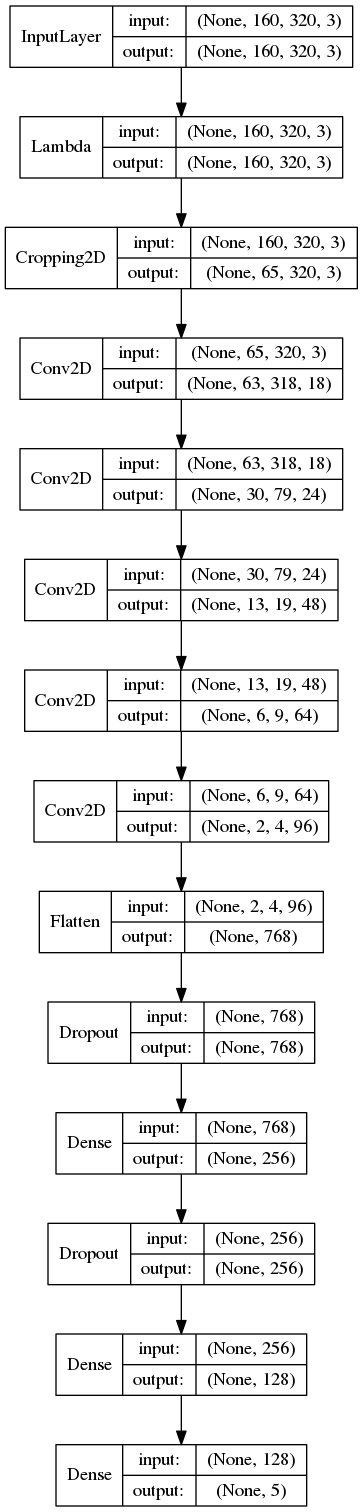

This chart was generated by the following Python code:
import csv
import itertools
import numpy as np
from skimage import io

def read_data(filename, skip_header = False):
    with open(filename) as csvfile:
        datareader = csv.reader(csvfile)
        
        if skip_header:
            next(datareader)
            
        for row in datareader:
            yield row

def look_ahead(A, num = 5): 
    """
    This will return a vector of the next 5 for each value
    """
    length = len(A)
    return np.dstack([A[i:length-num+i] for i in range(0, num)])[0]

def get_data(data_dir = "./data/", skip_header = False, split=0.8):
    """
    Load the data, augment the steering angle (see 'look_ahead'), and shuffle
    """
    # params
    log_path = data_dir + "driving_log.csv"
    
    def load_image(name):
        filename = name.split('/')[-1]
        current_path = data_dir + "IMG/" + filename
        return io.imread(current_path)
            
    rows = np.array([(load_image(row[0]), load_image(row[1]), load_image(row[2]), float(row[3])) for row in read_data(log_path, skip_header)])
    S = look_ahead([row[3] for row in rows])
    
    train_len = int(split * len(S))
    perms = np.random.permutation(len(S))
    
    return (rows[perms[0:train_len]], S[perms[0:train_len]]), (rows[perms[train_len:]], S[perms[train_len:]])
    
def generate_data(data, batch_size = 128, correction = 0.21, train = True):
    """
    generator for the data
    """
    t, v = data
    if train:
        rows, S = t
    else:
        rows, S = v
        
    images = []
    measurements = []
    
    for i in range(len(rows)):
        row = rows[i]
        steering_center = S[i]
        # create adjusted steering measurements for the side camera images
        steering_left = steering_center + correction
        steering_right = steering_center - correction

        steerings = [steering_center, steering_left, steering_right]

        for p in range(3):
            image = row[p]
            measurement = steerings[p]
            # original image
            images.append(image)
            measurements.append(measurement)

            if len(images) % batch_size == 0 and len(images) > 0:
                yield np.array(images), np.array(measurements)
                images = []
                measurements = []

            # flipped image
            flipped_image = np.fliplr(image)
            images.append(flipped_image)
            measurements.append(-measurement)

            if len(images) % batch_size == 0 and len(images) > 0:
                yield np.array(images), np.array(measurements)
                images = []
                measurements = []

def combine(*generators):
    for generator in generators:
        for res in generator:
            yield res
                    
from keras.models import Sequential
from keras.layers import Flatten, Dense, Lambda, Dropout
from keras.layers import Conv2D, Cropping2D
from keras.optimizers import Adam

model = Sequential()

# normalization and cropping
model.add(Lambda(lambda x: x / 127.5 - 1.0, input_shape=(160,320,3))) # normalization
model.add(Cropping2D(cropping=((70,25), (0,0))))

# convolution
model.add(Conv2D(18, (3,3), padding="valid", activation="elu", use_bias=False))
model.add(Conv2D(24, (5,5), strides=(2, 4), padding="valid", activation="elu", use_bias=False))
model.add(Conv2D(48, (5,5), strides=(2, 4), padding="valid", activation="elu", use_bias=False))
model.add(Conv2D(64, (3,3), strides=(2, 2), padding="valid", activation="elu", use_bias=False))
model.add(Conv2D(96, (3,3), strides=(2, 2), padding="valid", activation="elu", use_bias=False))

# final
model.add(Flatten())
model.add(Dropout(0.2))
model.add(Dense(256, activation='elu', use_bias=False))
model.add(Dropout(0.5))
model.add(Dense(128, activation='elu', use_bias=False))
model.add(Dense(5, use_bias=False))

# compile model.
model.compile(loss="mse", optimizer=Adam(lr=0.001))
model.summary()

# train model.

t1 = get_data("./data0616/", False)
t2 = get_data("./data0721/", False)

validation = itertools.cycle(combine(generate_data(t1, train = False), generate_data(t2, train = False)))
train = itertools.cycle(combine(generate_data(t1), generate_data(t2)))

model.fit_generator(train, steps_per_epoch = 220, validation_data = validation, validation_steps = 55, epochs=10)

from keras.utils import plot_model
plot_model(model, to_file='model.png', show_shapes=True, show_layer_names=False)

# save model.
model.save('model.h5')